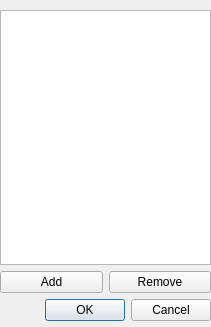
<?xml version="1.0" encoding="UTF-8"?>
<ui version="4.0">
 <class>Dialog</class>
 <widget class="QDialog" name="Dialog">
  <property name="geometry">
   <rect>
    <x>0</x>
    <y>0</y>
    <width>211</width>
    <height>327</height>
   </rect>
  </property>
  <property name="windowTitle">
   <string>Dialog</string>
  </property>
  <widget class="QWidget" name="verticalLayoutWidget">
   <property name="geometry">
    <rect>
     <x>0</x>
     <y>10</y>
     <width>211</width>
     <height>311</height>
    </rect>
   </property>
   <layout class="QVBoxLayout" name="verticalLayout">
    <item>
     <widget class="QListView" name="app_list_view"/>
    </item>
    <item>
     <layout class="QHBoxLayout" name="horizontalLayout">
      <item>
       <widget class="QPushButton" name="add_button">
        <property name="text">
         <string>Add</string>
        </property>
       </widget>
      </item>
      <item>
       <widget class="QPushButton" name="remove_button">
        <property name="text">
         <string>Remove</string>
        </property>
       </widget>
      </item>
     </layout>
    </item>
    <item>
     <widget class="QDialogButtonBox" name="buttonBox">
      <property name="orientation">
       <enum>Qt::Horizontal</enum>
      </property>
      <property name="standardButtons">
       <set>QDialogButtonBox::Cancel|QDialogButtonBox::Ok</set>
      </property>
     </widget>
    </item>
   </layout>
  </widget>
 </widget>
 <resources/>
 <connections>
  <connection>
   <sender>buttonBox</sender>
   <signal>accepted()</signal>
   <receiver>Dialog</receiver>
   <slot>accept()</slot>
   <hints>
    <hint type="sourcelabel">
     <x>248</x>
     <y>254</y>
    </hint>
    <hint type="destinationlabel">
     <x>157</x>
     <y>274</y>
    </hint>
   </hints>
  </connection>
  <connection>
   <sender>buttonBox</sender>
   <signal>rejected()</signal>
   <receiver>Dialog</receiver>
   <slot>reject()</slot>
   <hints>
    <hint type="sourcelabel">
     <x>316</x>
     <y>260</y>
    </hint>
    <hint type="destinationlabel">
     <x>286</x>
     <y>274</y>
    </hint>
   </hints>
  </connection>
 </connections>
</ui>
